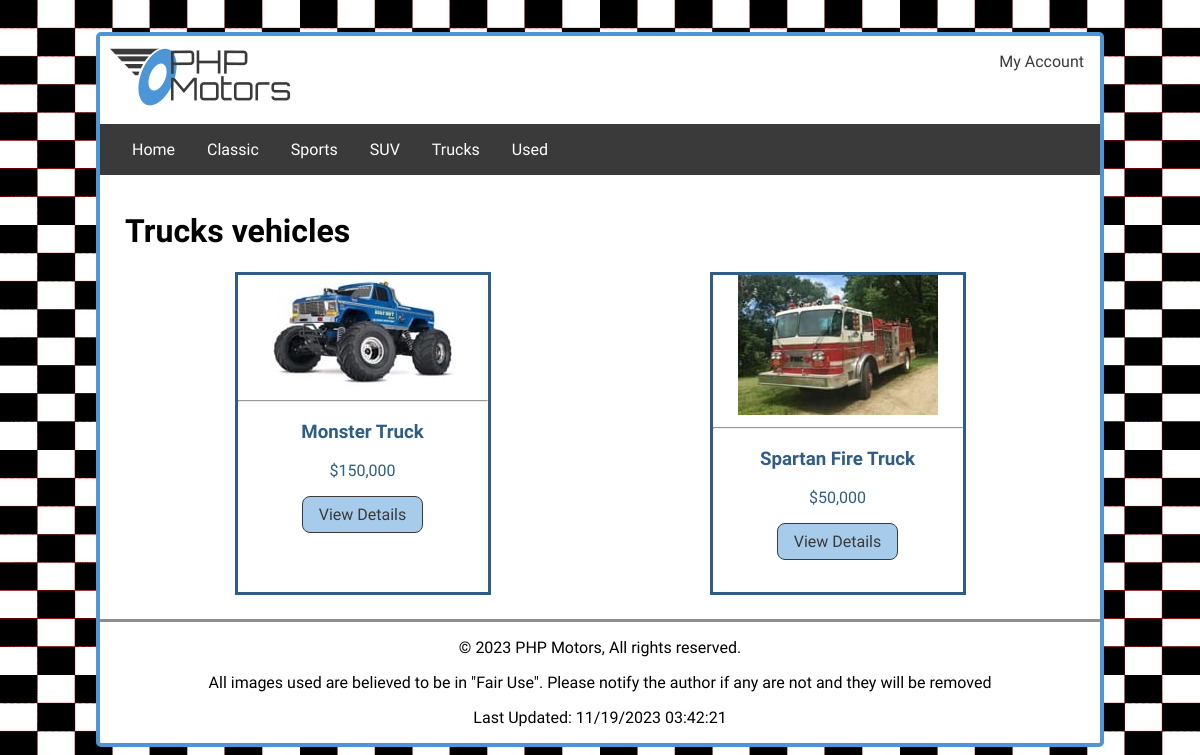
/phpmotors/vehicles/?action=listCars&classificationName=Trucks, run on the app's committed database.
### tables this page shows
CREATE TABLE `carclassification` (
  `classificationId` int(11) NOT NULL,
  `classificationName` varchar(30) NOT NULL
);

CREATE TABLE `inventory` (
  `invId` int(11) NOT NULL,
  `invMake` varchar(30) NOT NULL,
  `invModel` varchar(30) NOT NULL,
  `invDescription` text NOT NULL,
  `invImage` varchar(50) NOT NULL,
  `invThumbnail` varchar(50) NOT NULL,
  `invPrice` int(10) NOT NULL,
  `invStock` smallint(6) NOT NULL,
  `invColor` varchar(20) NOT NULL,
  `classificationId` int(11) NOT NULL
);

### phpmotors/library/functions.php (the view, shortened to what this page needs)
<?php
function buildList($classifications) {
$navList = '<ul class="nav">';
$navList .= "<li><a href='/phpmotors/index.php' title='View the PHP motors home page'>Home</a></li>";
foreach ($classifications as $classification) {
    $navList .="<li><a href='/phpmotors/vehicles/?action=listCars&classificationName=".urlencode($classification['classificationName'])."' title='View our $classification[classificationName] product line'>$classification[classificationName]</a></li>";
}
$navList .='</ul>';
return $navList;
}
function getClassList() {
    $db = phpmotorsConnect();
    $sql = 'SELECT * FROM carClassification ORDER BY classificationName ASC';
    $stmt = $db->prepare($sql);
    $stmt->execute();
    $classifications = $stmt->fetchAll();
    return $classifications;
}
?>

### phpmotors/model/vehicles-model.php (shortened to what this page needs)
<?php
function getVehiclesByClassification($classificationName) {
    $db = phpmotorsConnect();
    $sql = 'SELECT * FROM inventory WHERE classificationId IN (SELECT classificationId FROM carclassification WHERE classificationName = :classificationName)';
    $stmt = $db->prepare($sql);
    $stmt->bindValue(':classificationName', $classificationName, PDO::PARAM_STR);
    $stmt->execute();
    $vehicles = $stmt->fetchAll(PDO::FETCH_ASSOC);
    return $vehicles;
}
function buildVehiclesDisplay($vehicles, $classificationName) {
    $dv = '<div id="cards-container">';
    $dv .= "<h1>$classificationName vehicles</h1>";
    $dv .= '<div id="display-box">';
    foreach ($vehicles as $vehicle) {
        $price = number_format($vehicle['invPrice']);
        $dv .= '<section class="inv-display">';
        $dv .= "<a href='/phpmotors/vehicles?action=vehicleDetails&invId=$vehicle[invId]'>";
        $dv .= "<img src='/phpmotors/images/vehicles/$vehicle[invThumbnail]' alt='$vehicle[invMake] $vehicle[invModel] on phpmotors.com'>";
        $dv .= '<hr>';
        $dv .= "<h3>$vehicle[invMake] $vehicle[invModel]</h3>";
        $dv .= "<span>$$price</span><br>";
        $dv .= "<div class='button'>View Details</div></a>";
        $dv .= '</section>';
    }
    $dv .= '</div>';
    $dv .= '</div>';
    return $dv;
}
?>

### phpmotors/styles/motors.css (style rules this page uses)
.button { display: block; max-width: fit-content; text-align: center; background-color: #a6cbeb; margin: 0px auto 2em auto; padding: 1rem; border-radius: 0.5em; }
html { background-image: url(../images/checkerboard.jpg); background-repeat: repeat; background-size: 25%; }
body { border: 4px solid #4c96d7; border-radius: 5px; background-color: white; max-width: 1000px; min-width: 400px; margin: 2rem auto; font-family: "Audiowide", sans-serif; font-size: 1rem; }
header a { text-decoration: none; color: #3a3a3a; grid-column: 3; }
.nav { grid-area: 2/1/3/4; background-color: #3a3a3a; display: flex; justify-content: flex-start; flex-wrap: wrap; padding: 1rem; }
.nav li { list-style: none; }
.nav a { color: white; text-decoration: none; padding: 1rem; }
button, .button { background-color: #a6cbeb; border: 1px solid #3a3a3a; color: #3a3a3a; padding: 0.5rem 1rem; margin-top: 1em; }
#cards-container { grid-column: 1/-1; width: 95%; margin: 0 auto; }
#display-box { display: flex; flex-wrap: wrap; justify-content: space-around; }
.inv-display { width: 250px; border: 3px solid #2f5d85; display: inline-block; text-align: center; margin-bottom: 1.5rem; }
.inv-display a { text-decoration: none; color: #2f5d85; }
.inv-display img { width: 200px; height: auto; margin: 0 auto 0 auto; }

### data on the page
carclassification: classificationName "Classic"
carclassification: classificationName "Sports"
carclassification: classificationName "SUV"
carclassification: classificationName "Trucks"
carclassification: classificationName "Used"
inventory: invThumbnail (picture), invMake "Monster", invModel "Truck", invPrice "150,000"
inventory: invThumbnail (picture), invMake "Spartan", invModel "Fire Truck", invPrice "50,000"

### other printed values
$classificationName "Trucks"
